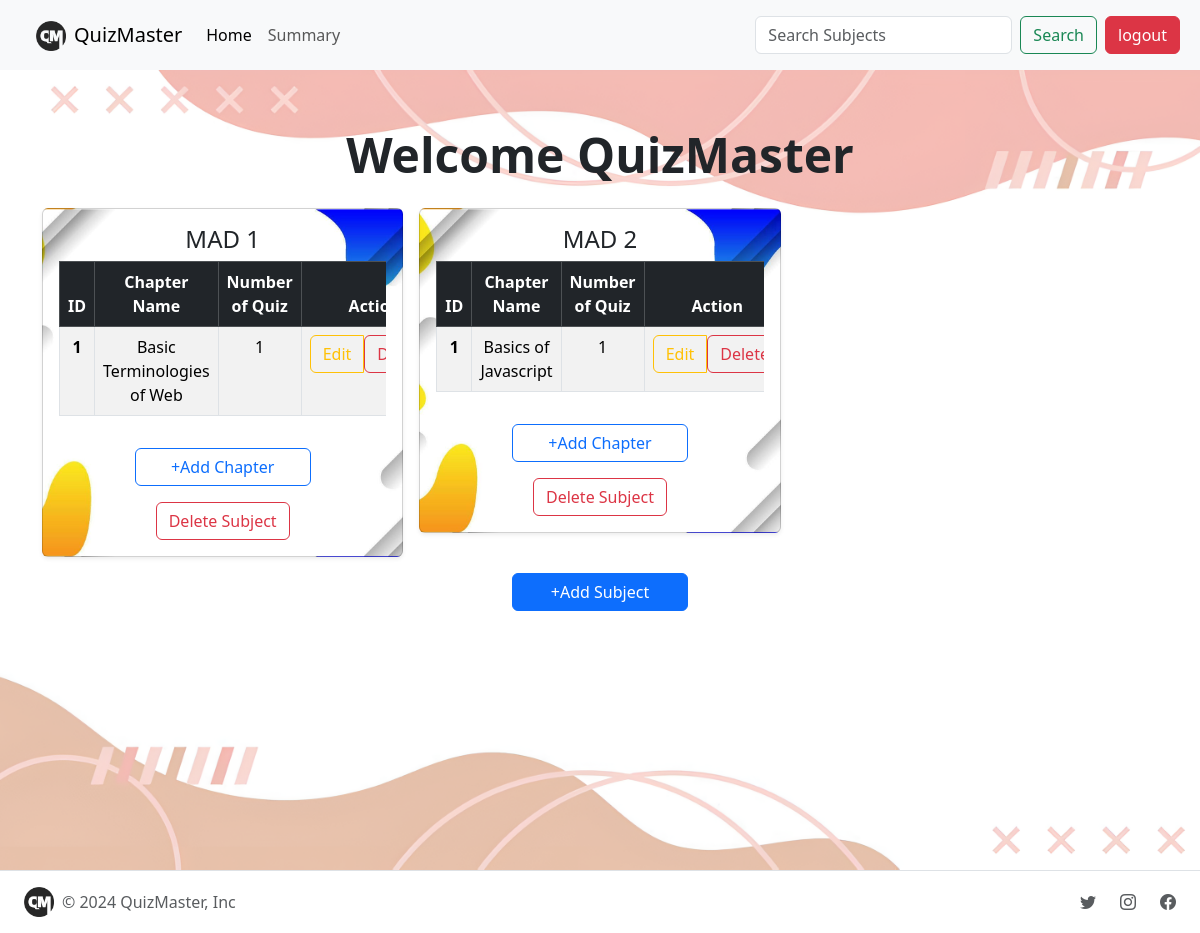
/admin-dashboard (signed in), run on the app's committed database.
### app/models.py (models this page shows)
class Subject(db.Model):
    __tablename__ = 'subject'
    id = db.Column(db.Integer, primary_key=True)
    name = db.Column(db.String(80), unique=True, nullable=False)
    description = db.Column(db.String(120))
    chapters = db.relationship('Chapter', backref='subject', cascade="all, delete-orphan")

class Chapter(db.Model):
    __tablename__ = 'chapter'
    id = db.Column(db.Integer, primary_key=True)
    name = db.Column(db.String(80), unique=True, nullable=False)
    description = db.Column(db.String(120))
    subject_id = db.Column(db.Integer, db.ForeignKey('subject.id', ondelete="CASCADE"), nullable=False)
    quizzes = db.relationship('Quiz', backref='chapter', cascade="all, delete-orphan")

### app/routes.py (the view, shortened to what this page needs)
@main.route("/admin-dashboard", methods=['GET', 'POST'])
@login_required
def admin_dash():
    subjects = Subject.query.all()
    user = User.query.filter_by(username=session.get('username')).first()
    if request.method=='GET':
        if session.get('logged_in'):
            user = User.query.filter_by(username=session.get('username')).first()
        else:
            user = None
        return render_template("admin-dashboard.html", logged_in=session.get('logged_in'), username=session.get('username'), current_user=user, subjects=subjects)

### app/routes.py (called while the page is built)
def login_required(f):
    @wraps(f)
    def decorated_function(*args, **kwargs):
        if not session.get("logged_in"):
            return redirect(url_for("main.login"))
        return f(*args, **kwargs)
    return decorated_function

### app/templates/admin-dashboard.html (shortened to what this page needs)
<!DOCTYPE html>
<html lang="en">
<head>
  <link href="https://cdn.jsdelivr.net/npm/bootstrap@5.3.3/dist/css/bootstrap.min.css" rel="stylesheet"
>
  <link href="https://cdn.jsdelivr.net/npm/bootstrap-icons/font/bootstrap-icons.css" rel="stylesheet">
</head>
<body>
  <nav class="navbar navbar-expand-lg bg-body-tertiary">
    <div class="container-fluid">
      <a class="navbar-brand ms-4" href="{{url_for('main.admin_dash')}}">
        <img src="{{ url_for('static', filename='images/logo-rmbg.png') }}" alt="Logo" width="30" height="30"
          class="d-inline-block align-text-top me-2">QuizMaster</a>
      <div class="collapse navbar-collapse" id="navbarSupportedContent">
        <ul class="navbar-nav me-auto mb-2 mb-lg-0">
          <li class="nav-item">
            <a class="nav-link active" aria-current="page" href="{{url_for('main.admin_dash')}}">Home</a>
          </li>
          <li class="nav-item">
            <a class="nav-link" href="{{ url_for('main.summary') }}">Summary</a>
          </li>
        </ul>
        <form class="d-flex" role="search" action="{{url_for('main.admin_dash')}}" method="POST">
          <input name="search" class="form-control me-2" type="search" placeholder="Search Subjects"
            aria-label="Search">
          <button class="btn btn-outline-success" type="submit">Search</button>
        </form>
        {% if logged_in %}
        <a href="{{url_for('main.logout')}}" class="btn btn-danger m-2">logout</a>
        {% else %}
        <a href="{{url_for('main.login')}}" class="btn btn-primary m-2">Login</a>
        {% endif %}
      </div>
    </div>
  </nav>
  <div class="outer-section">
    <div class="main-section container py-5 text-center align-items-center">
      <h1 class="display-5 fw-bold my-2">Welcome QuizMaster</h1>
      <div class="row row-cols-1 row-cols-sm-2 row-cols-md-3 g-3">
        {% for subject in subjects %}
        <div class="col">
          <div class="card align-items-center my-3 cards shadow-sm">
            <div class="card-body w-100">
              <h4>{{ subject.name }}</h4>
              <div class="table-responsive">
                <table class="table table-bordered table-striped">
                  <thead class="table-dark">
                    <tr>
                      <th scope="col">ID</th>
                      <th scope="col">Chapter Name</th>
                      <th scope="col">Number of Quiz</th>
                      <th scope="col">Action</th>
                    </tr>
                  </thead>
                  <tbody>
                    {% for chapter in subject.chapters %}
                    <tr>
                      <th scope="row">{{ loop.index }}</th>
                      <td>{{ chapter.name }}</td>
                      <td>{{ chapter.quizzes | length }}</td>
                      <td>
                        <div class="btn-group" role="group" aria-label="Basic mixed styles example">
                          <a href="{{ url_for('main.add_quiz', chapter_id=chapter.id) }}"
                            class="btn btn-outline-warning">Edit</a>
                          <form action="{{url_for('main.delete_chapter', chapter_id=chapter.id)}}" method="DELETE">
                            <button type="submit" class="btn btn-outline-danger">Delete</button>
                          </form>
                        </div>
                      </td>
                    </tr>
                    {% endfor %}
                  </tbody>
                </table>
              </div>
            </div>
            <button data-bs-toggle="modal" data-bs-target="#newChapterModal{{subject.id}}"
            class="btn btn-outline-primary mb-3" style="width: 11rem;">+Add Chapter</button>
            <form action="{{url_for('main.delete_subject', subject_id=subject.id)}}" method="DELETE">
              <button name="delete_subject{{subject.id}}" type="submit" class="btn btn-outline-danger mb-3">Delete Subject</button>
            </form>
          </div>
        </div>
        {% endfor %}
      </div>
      <button data-bs-target="#newSubjectModal" data-bs-toggle="modal" class="btn btn-primary mb-3"
        style="width: 11rem;">+Add Subject</button>
    </div>
  </div>
  <footer class="d-flex flex-wrap justify-content-between align-items-center py-3 border-top">
    <div class="col-md-4 d-flex align-items-center">
      <a href="/" class="mb-3 me-2 mb-md-0 text-body-secondary text-decoration-none lh-1">
        <img src="{{ url_for('static', filename='images/logo-rmbg.png') }}" class="image-fluid ms-4" width="30"
          height="30" alt="">
      </a>
      <span class="mb-3 mb-md-0 text-body-secondary">© 2024 QuizMaster, Inc</span>
    </div>
    <ul class="nav col-md-4 justify-content-end list-unstyled d-flex">
      <li class="ms-3"><a class="text-body-secondary" href="#"><i class="bi bi-twitter me-2"></i></a></li>
      <li class="ms-3"><a class="text-body-secondary" href="#"><i class="bi bi-instagram me-2"></i></a></li>
      <li class="ms-3"><a class="text-body-secondary" href="#"><i class="bi bi-facebook me-4"></i></a></li>
    </ul>
  </footer>
</body>
</html>

### app/templates/admin-dashboard.html (style rules this page uses)
.outer-section { animation: fadeIn 0.3s ease-in-out; background: url('static/admin_back.jpg'); background-size: cover; min-height: 100vh; background-position: center; }
.cards { background: url('cards_back.jpg'); background-size: cover; background-position: center; }

### data on the page
Subject: name "MAD 1", {{ subject.id }} 1 (drawn)
Chapter: name "Basic Terminologies of Web", quizzes|length "1"
Subject: name "MAD 2"
Chapter: name "Basics of Javascript", quizzes|length "1"
